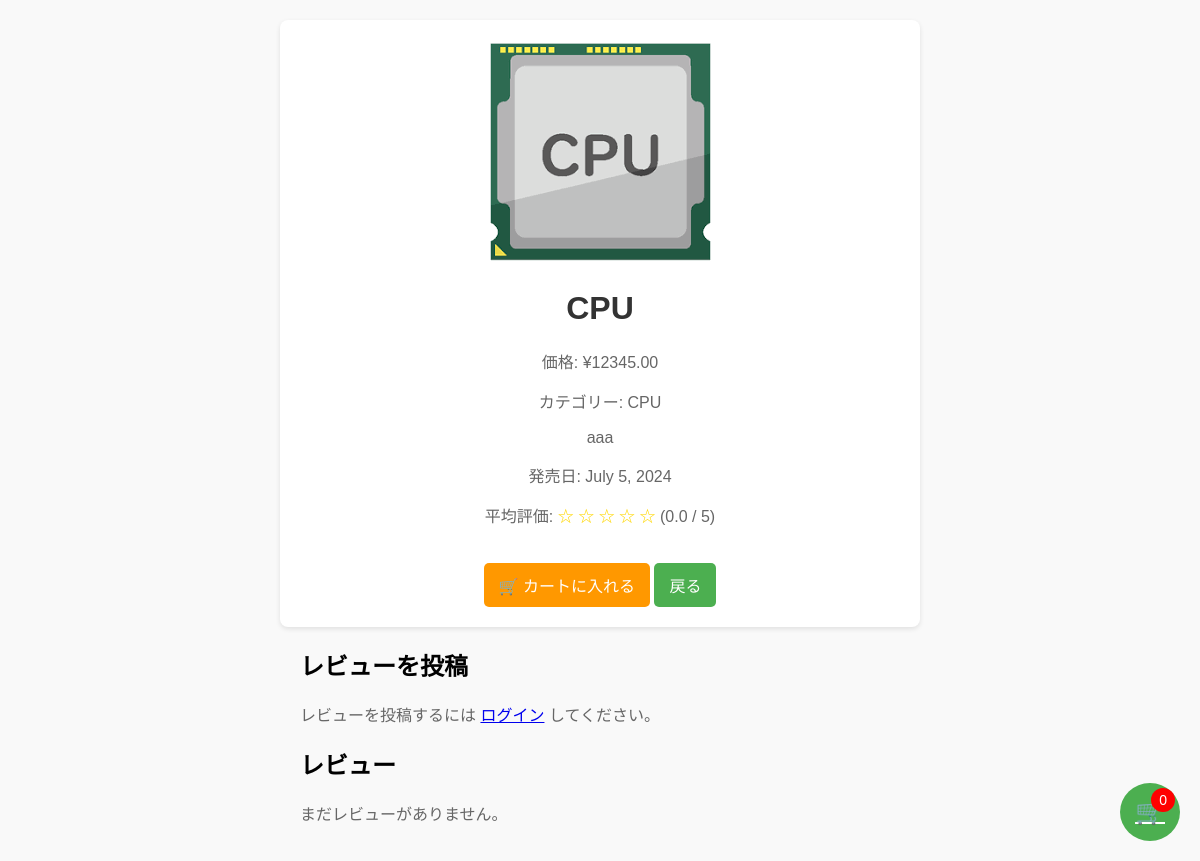
/product/10/, run on an earlier commit of the app's database.
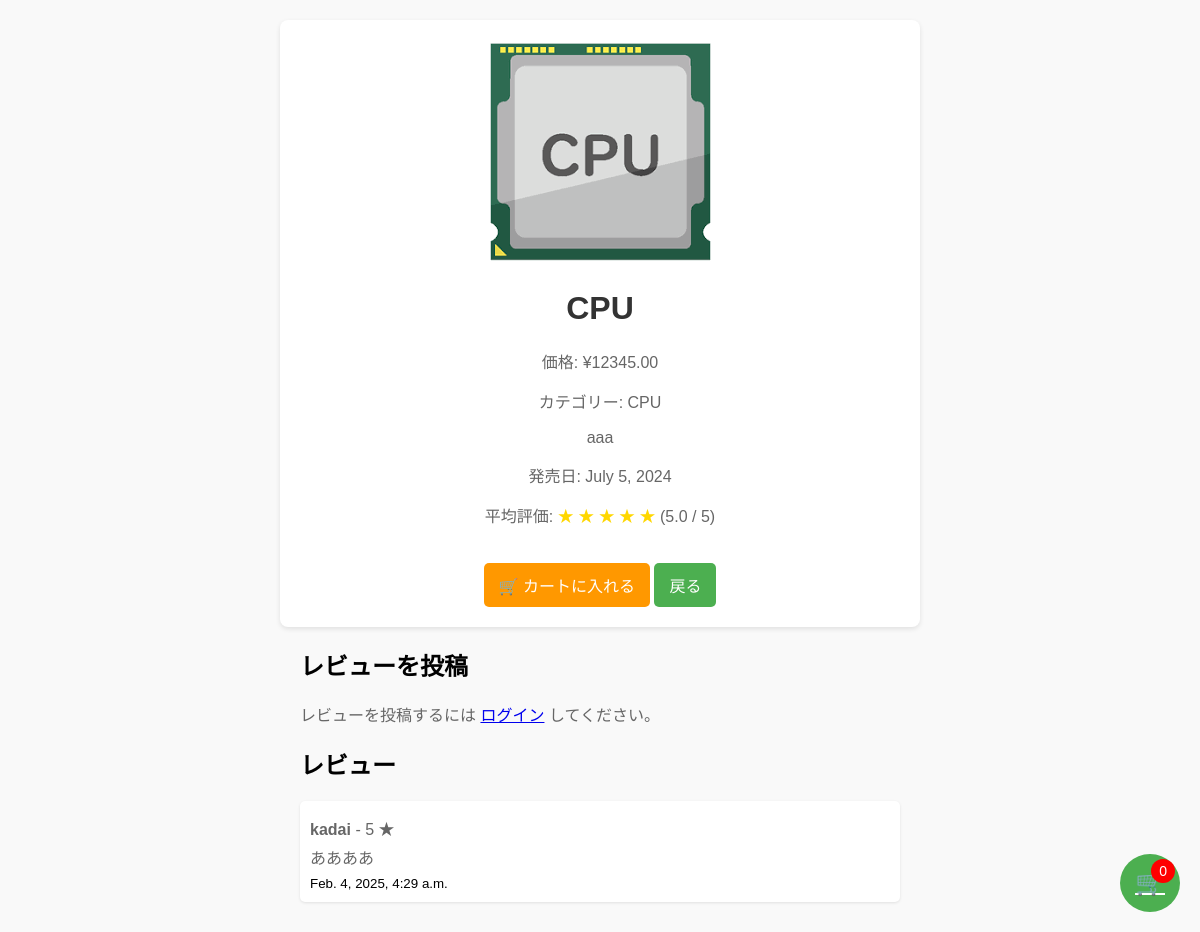
And on a later commit of the database.
### search_app/models.py (models this page shows, shortened)
class Review(models.Model):
    product = models.ForeignKey(Product, on_delete=models.CASCADE, related_name="reviews")
    user = models.ForeignKey(User, on_delete=models.CASCADE)
    rating = models.IntegerField(choices=[(i, i) for i in range(1, 6)])  # 1〜5の評価
    comment = models.TextField()
    created_at = models.DateTimeField(auto_now_add=True)

### search_app/views.py (the view)
# urls.py: path('product/<int:pk>/', views.product_detail, name='product_detail'),
def product_detail(request, pk):
    product = get_object_or_404(Product, pk=pk)
    reviews = product.reviews.all()  # 商品のレビューを取得
    avg_rating = product.average_rating()  # 平均評価を取得
    if request.method == "POST":
        form = ReviewForm(request.POST)
        if form.is_valid():
            review = form.save(commit=False)
            review.product = product
            review.user = request.user
            review.save()
            return redirect('product_detail', pk=product.pk)
    else:
        form = ReviewForm()
    return render(request, 'product_detail.html', {
        'product': product,
        'reviews': reviews,
        'avg_rating': avg_rating,
        'form': form,
    })

### search_app/models.py (called while the page is built)
    def average_rating(self):
        reviews = self.reviews.all()
        if reviews:
            return sum([review.rating for review in reviews]) / len(reviews)
        return 0

### search_app/templates/product_detail.html (shortened to what this page needs)
<!DOCTYPE html>
<html lang="ja">
  <head>
  </head>
  <body>
    <div class="product-detail">
      {% if product.image %}
      <img src="{{ product.image.url }}" alt="{{ product.name }}" />
      {% else %}
      <img src="/static/default_image.png" alt="デフォルト画像" />
      {% endif %}
      <h1>{{ product.name }}</h1>
      <p>価格: ¥{{ product.price }}</p>
      <p>カテゴリー: {{ product.category.name }}</p>
      <p>{{ product.description }}</p>
      <p>発売日: {{ product.release_date|default:"未設定" }}</p>
      <p>
        <p>平均評価:
          <span class="stars">
            {% for i in "12345"|make_list %}
              {% if forloop.counter <= avg_rating|default:0 %}
                ★
              {% else %}
                ☆
              {% endif %}
            {% endfor %}
          </span>
          ({{ avg_rating|floatformat:1 }} / 5)
        </p>
      <button class="add-to-cart" onclick="addToCart({{ product.id }})">
        🛒 カートに入れる
      </button>
      <a href="{% url 'product_search' %}" class="back-button">戻る</a>
    </div>
    <div class="review-section">
      <h2>レビューを投稿</h2>
      {% if user.is_authenticated %}
      <form method="post">
        {% csrf_token %} {{ form.as_p }}
        <button type="submit">投稿</button>
      </form>
      {% else %}
      <p>
        レビューを投稿するには
        <a href="{% url 'login' %}">ログイン</a> してください。
      </p>
      {% endif %}
      <h2>レビュー</h2>
      {% if reviews %}
        {% for review in reviews %}
          <div class="review">
            <p><strong>{{ review.user.username }}</strong> - {{ review.rating }} ★</p>
            <p>{{ review.comment }}</p>
            <small>{{ review.created_at }}</small>
          </div>
        {% endfor %}
      {% else %}
        <p>まだレビューがありません。</p>
      {% endif %}
    </div>
    <a href="{% url 'cart_view' %}" class="cart-icon">
      🛒
      <span id="cart-count" class="cart-count">0</span>
    </a>
  </body>
</html>

What changed in the data, as far as the page shows it:
added Review: user.username "kadai", rating "5", comment "ああああ", created_at "Feb. 4, 2025, 4:29 a.m."
Also different on the page:
{{ avg_rating|floatformat:1 }}: "0.0" → "5.0"
text no longer shown: "まだレビューがありません。"
